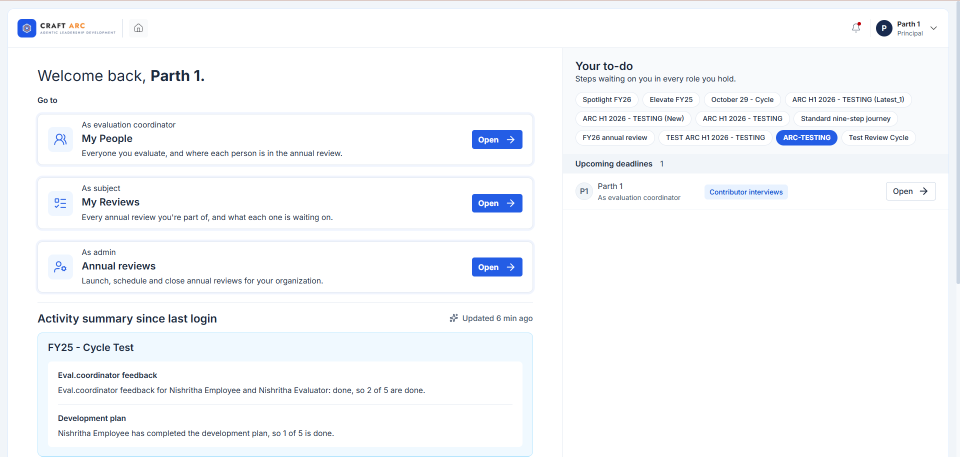
#> input picture vsl/assets/screens/raw/01_home.png, 1919 x 913 px (shown at 1/2 size)
$ python clean_screens.py
#> lines starting #> are read from the running program, lines starting #| are printed output that depends on the picture
"""Clean the six CraftArc app screenshots for marketing use.

What it changes (demo data only, never features or layout):
  * the signed-in user in the header (a real staff name) becomes a fictional
    "Daniel Shaw, Partner";
  * test cycle names ("ARC H1 2026 - TESTING", "Test Review Cycle", ...) become
    neutral cycle names;
  * test-account suffixes ("Parth 1", "Nishritha 2", "Karan 1",
    "Nishritha Employee") become plain first names.

Every edit is listed in EDIT_LOG and written to clean/EDITS.md so the change
is auditable. Run:  python vsl/src/clean_screens.py
"""
from pathlib import Path

import numpy as np
from PIL import Image, ImageDraw, ImageFilter, ImageFont

ROOT = Path(__file__).resolve().parents[1]
RAW = ROOT / "assets" / "screens" / "raw"
OUT = ROOT / "assets" / "screens" / "clean"
FONT_DIR = Path("/usr/share/fonts/opentype/inter")
WEIGHTS = {
    "regular": "Inter-Regular.otf",
    "medium": "Inter-Medium.otf",
    "semibold": "Inter-SemiBold.otf",
    "bold": "Inter-Bold.otf",
    "light": "Inter-Light.otf",
}
EDIT_LOG = []


def font_path(weight):
    p = FONT_DIR / WEIGHTS[weight]
    if not p.exists():
        raise FileNotFoundError(p)
    return str(p)


def fit_font(ref_text, ref_width, weight):
    """Font whose rendering of ref_text is ref_width pixels wide (ink box)."""
    lo, hi = 6.0, 60.0
    for _ in range(30):
        mid = (lo + hi) / 2
        f = ImageFont.truetype(font_path(weight), mid)
        x0, _, x1, _ = f.getbbox(ref_text)
        if x1 - x0 < ref_width:
            lo = mid
        else:
            hi = mid
    return ImageFont.truetype(font_path(weight), (lo + hi) / 2)


def ink_color(img, box):
    a = np.asarray(img.crop(box).convert("RGB")).reshape(-1, 3).astype(int)
    return tuple(int(v) for v in a[a.sum(1).argmin()])


def bg_color(img, box):
    a = np.asarray(img.crop(box).convert("RGB")).reshape(-1, 3)
    vals, counts = np.unique(a, axis=0, return_counts=True)
    return tuple(int(v) for v in vals[counts.argmax()])


def erase(img, box, color=None):
    color = color or bg_color(img, box)
    ImageDraw.Draw(img).rectangle([box[0], box[1], box[2] - 1, box[3] - 1], fill=color)


def draw(img, x, baseline, text, font, color, anchor="ls"):
    ImageDraw.Draw(img).text((x, baseline), text, font=font, fill=color, anchor=anchor)


def delete_span(img, y0, y1, x_from, x_to, line_end, bg=None):
    """Remove columns [x_from, x_to) of a text line by sliding the rest left."""
    bg = bg or bg_color(img, (x_from, y0, line_end, y1))
    strip = img.crop((x_to, y0, line_end, y1))
    erase(img, (x_from, y0, line_end, y1), bg)
    img.paste(strip, (x_from, y0))


def replace_word(img, name, box, ref_text, new_text, weight, baseline=None, color=None, bg=None):
    """Erase the ink box of ref_text and draw new_text in a matched font."""
    x0, y0, x1, y1 = box
    font = fit_font(ref_text, x1 - x0, weight)
    color = color or ink_color(img, box)
    erase(img, (x0 - 1, y0 - 2, x1 + 2, y1 + 3), bg)
    # ink top of ref_text sits at y0; baseline = y0 - bbox_top offset
    top = font.getbbox(ref_text, anchor="ls")[1]
    base = baseline if baseline is not None else y0 - top
    lx = x0 - font.getbbox(new_text, anchor="ls")[0]
    draw(img, lx, base, new_text, font, color)
    EDIT_LOG.append(f"{name}: '{ref_text}' -> '{new_text}'")
    return font, base


def line_end_from(img, x, y0, y1, bg, gap=30, limit=None):
    """First x after which the text line on rows y0..y1 has `gap` blank columns."""
    a = np.asarray(img.crop((x, y0, limit or img.width, y1)).convert("RGB")).astype(int)
    ink = (np.abs(a - np.array(bg)).sum(axis=2) > 150).any(axis=0)
    last, blank = 0, 0
    for i, v in enumerate(ink):
        if v:
            last, blank = i, 0
        else:
            blank += 1
            if blank >= gap:
                break
    return x + last + 1


def ink_columns(img, x0, x1, y0, y1, bg, thresh=150):
    a = np.asarray(img.crop((x0, y0, x1, y1)).convert("RGB")).astype(int)
    return (np.abs(a - np.array(bg)).sum(axis=2) > thresh).any(axis=0)


def cap_height_font(img, box, weight, bg):
    """Font sized so its cap height matches the name's first capital letter."""
    x0, y0, x1, y1 = box
    a = np.asarray(img.crop((x0, y0 - 4, x0 + 7, y1 + 4)).convert("RGB")).astype(int)
    rows = np.where((np.abs(a - np.array(bg)).sum(axis=2) > 150).any(axis=1))[0]
    cap = rows[-1] - rows[0] + 1
    ref = ImageFont.truetype(font_path(weight), 100)
    hb = ref.getbbox("H")
    return ImageFont.truetype(font_path(weight), cap * 100 / (hb[3] - hb[1])), y0 - 4 + rows[-1] + 1


def token_end(img, box, bg):
    """Right ink edge of the OCR word, widened to take in faint anti-aliased columns."""
    x0, y0, x1, y1 = box
    cols = ink_columns(img, x1 - 3, x1 + 5, y0 - 2, y1 + 3, bg, thresh=30)
    end = x1 - 3
    for i, v in enumerate(cols):
        if v:
            end = x1 - 3 + i
        elif x1 - 3 + i > x1:
            break
    return end


def replace_name(img, name, box, token, old, new, weight="regular", limit=None):
    """Redraw the OCR word `token` (for example "Parth's") with `new` in place of
    `old`, and slide the rest of the line so the gap after the word is kept."""
    x0, y0, x1, y1 = box
    colour = ink_color(img, box)
    bg = bg_color(img, (max(x0 - 6, 0), y0, x0 - 1, y1))
    font, base = cap_height_font(img, box, weight, bg)
    end = token_end(img, box, bg)
    new_token = new + token[len(old):]
    nb = font.getbbox(new_token, anchor="ls")
    delta = (x0 + (nb[2] - nb[0]) - 1) - end
    ry0, ry1 = int(y0 - 3), int(base + font.size * 0.3)
    line_end = line_end_from(img, end + 1, ry0, ry1, bg, limit=limit)
    strip = img.crop((end + 1, ry0, line_end + 2, ry1))
    erase(img, (x0 - 1, ry0, line_end + 2 + max(delta, 0), ry1), bg)
    img.paste(strip, (end + 1 + delta, ry0))
    draw(img, x0 - nb[0], base, new_token, font, colour)
    EDIT_LOG.append(f"{name}: '{token}' -> '{new_token}' at ({x0}, {y0})")


NAMES = {"Parth": "Arjun", "Nishritha": "Anushka", "Karan": "Varun"}


def rename_all(img, name, hits):
    """hits: (old name, OCR token, ink box, weight), found with Tesseract on the cleaned screen."""
    for old, token, box, weight in hits:
        replace_name(img, name, box, token, old, NAMES[old], weight)


# [4 lines left out: function blur, not called in this run]


def header_user(img, name, top):
    """Signed-in user block (avatar, name, role, chevron) at the header right."""
    erase(img, (1724, top - 6, 1892, top + 38), (255, 255, 255))
    d = ImageDraw.Draw(img)
    cx, cy, r = 1745.5, top + 16.5, 17
    d.ellipse([cx - r, cy - r, cx + r, cy + r], fill=(24, 42, 79))
    draw(img, cx, cy + 1, "D", ImageFont.truetype(font_path("semibold"), 15), (255, 255, 255), anchor="mm")
    draw(img, 1772, top + 13, "Daniel Shaw", fit_font("Parth Yadav", 81, "semibold"), (41, 42, 46))
    draw(img, 1772, top + 31, "Partner", fit_font("Partner, India", 76, "regular"), (69, 85, 108))
    # chevron
    d.line([(1869, top + 13), (1874.5, top + 18.5), (1880, top + 13)], fill=(55, 65, 81), width=2)
    EDIT_LOG.append(f"{name}: header user 'Parth Yadav / Partner, India' (or 'Parth 1 / Principal') -> 'Daniel Shaw / Partner'")


def avatar_initials(img, name, center, new, size=12, color=None, circle_bg=None):
    cx, cy = center
    circle_bg = circle_bg or img.getpixel((int(cx) - 11, int(cy)))[:3]
    color = color or (71, 85, 105)
    erase(img, (int(cx - 11), int(cy - 7), int(cx + 12), int(cy + 8)), circle_bg)
    draw(img, cx, cy + 0.5, new, ImageFont.truetype(font_path("semibold"), size), color, anchor="mm")
    EDIT_LOG.append(f"{name}: avatar initials -> '{new}'")


def chips(img, name):
    """Redraw the cycle chips in the home screen's to-do panel."""
    region = (1146, 180, 1890, 296)
    erase(img, region, (255, 255, 255))
    d = ImageDraw.Draw(img)
    f = fit_font("Spotlight FY26", 97, "medium")
    labels = [
        ["Spotlight FY26", "Elevate FY25", "Partner track H2 2026"],
        ["Principal review FY26", "Senior team review FY26"],
        ["FY26 annual review", "H1 2026 review", "Deal team review"],
    ]
    active = "Deal team review"
    y = 186
    for row in labels:
        x = 1151
        for lab in row:
            w = f.getbbox(lab)[2] - f.getbbox(lab)[0]
            box = [x, y, x + w + 30, y + 30]
            if lab == active:
                d.rounded_rectangle(box, 15, fill=(36, 93, 229))
                draw(img, x + 15, y + 20, lab, fit_font("Spotlight FY26", 97, "semibold"), (255, 255, 255))
            else:
                d.rounded_rectangle(box, 15, fill=(255, 255, 255), outline=(226, 232, 240), width=1)
                draw(img, x + 15, y + 20, lab, f, (30, 41, 59))
            x = box[2] + 8
        y += 38
    EDIT_LOG.append(f"{name}: to-do cycle chips redrawn (test names removed). New chip names, all invented sample "
                    f"cycle names: {', '.join(l for row in labels for l in row)}")


def clean_home(img):
    n = "01_home"
    header_user(img, n, 40)
    replace_word(img, n, (303, 140, 409, 162), "Parth 1.", "Daniel.", "bold")
    chips(img, n)
    avatar_initials(img, n, (1168.5, 382), "DS", size=13)
    replace_word(img, n, (1196, 366, 1245, 378), "Parth 1", "Daniel Shaw", "regular")
    replace_word(img, n, (97, 687, 268, 706), "FY25 - Cycle Test", "Elevate FY25", "semibold", bg=(240, 249, 255))
    # "...feedback for Nishritha Employee and Nishritha Evaluator: done, ..." -> "... for Nishritha and Karan: done, ..."
    f = fit_font("Eval.coordinator feedback for Nishritha", 404 - 117, "regular")
    col = ink_color(img, (117, 774, 404, 789))
    erase(img, (405, 770, 900, 795), (255, 255, 255))
    base = 774 - f.getbbox("Eval.coordinator", anchor="ls")[1]
    draw(img, 405, base, " and Varun: done, so 2 of 5 are done.", f, col)
    EDIT_LOG.append(f"{n}: 'Nishritha Employee and Nishritha Evaluator' -> 'Nishritha and Varun'")
    # "Nishritha Employee has completed" -> "Nishritha has completed"
    delete_span(img, 856, 880, 181, 258, 700)
    EDIT_LOG.append(f"{n}: 'Nishritha Employee has completed' -> 'Nishritha has completed'")
    rename_all(img, n, [
        ("Nishritha", "Nishritha", (340, 774, 404, 786), "regular"),
        ("Nishritha", "Nishritha", (117, 860, 181, 872), "regular"),
    ])


def clean_my_people(img):
    n = "02_my_people"
    header_user(img, n, 40)
    avatar_initials(img, n, (71, 377), "A", size=13)
    erase(img, (140, 366, 152, 386), (255, 255, 255))
    EDIT_LOG.append(f"{n}: 'Parth 1' -> 'Parth'")
    rename_all(img, n, [("Parth", "Parth", (101, 371, 139, 382), "semibold")])


def clean_my_reviews(img):
    n = "03_my_reviews"
    header_user(img, n, 39)
    titles = [
        ((54, 297, 298, 311), "ARC H1 2026 - TESTING (Latest)", "Spotlight FY26"),
        ((54, 456, 285, 470), "ARC H1 2026 - TESTING (New)", "Partner track H2 2026"),
        ((54, 615, 236, 627), "ARC H1 2026 - TESTING", "FY26 annual review"),
    ]
    for box, old, new in titles:
        replace_word(img, n, box, old, new, "semibold")
    # coordinators: "Parth 1" -> "Karan" (rows 1-3), "Nishritha Employee" -> "Nishritha" (row 4)
    for y in (298, 457, 616):
        replace_word(img, n, (790, y, 841, y + 12), "Parth 1", "Kabir", "semibold")
        avatar_initials(img, n, (763.5, y + 18), "K", size=12)
    erase(img, (857, 772, 940, 794), (255, 255, 255))
    EDIT_LOG.append(f"{n}: 'Nishritha Employee' -> 'Nishritha'")
    avatar_initials(img, n, (763.5, 793), "A", size=12)
    rename_all(img, n, [("Nishritha", "Nishritha", (791, 774, 857, 786), "semibold")])
    replace_word(img, n, (54, 774, 261, 789), "Standard nine-step journey", "Senior team review FY26", "semibold")
    # status circles showing whose turn it is
    for cy, new in ((451, "K"), (609, "K"), (767, "A")):
        d = ImageDraw.Draw(img)
        d.ellipse([1422, cy - 9, 1441, cy + 9], fill=(255, 255, 255))
        draw(img, 1431.5, cy + 0.5, new, ImageFont.truetype(font_path("semibold"), 12), (37, 99, 235), anchor="mm")
        EDIT_LOG.append(f"{n}: turn indicator initials -> '{new}'")


def clean_roster(img):
    n = "04_survey_roster"
    header_user(img, n, 43)
    delete_span(img, 180, 204, 304, 320, 425)
    delete_span(img, 470, 494, 223, 239, 425)
    EDIT_LOG.append(f"{n}: chat 'Nishritha 2' -> 'Nishritha' (2 places)")
    # "...file from Nishritha 2." -> "...file from Nishritha."
    erase(img, (1099, 610, 1125, 632), (255, 255, 255))
    f = fit_font("Nishritha", 1098 - 1034, "regular")
    draw(img, 1099, 614 - f.getbbox("Nishritha", anchor="ls")[1], ".", f, ink_color(img, (1034, 614, 1098, 626)))
    erase(img, (642, 780, 660, 800), (255, 255, 255))
    EDIT_LOG.append(f"{n}: status and roster 'Nishritha 2' -> 'Nishritha'")
    rename_all(img, n, [
        ("Nishritha", "Nishritha", (233, 184, 304, 197), "regular"),
        ("Parth", "Parth", (1084, 402, 1121, 413), "regular"),
        ("Nishritha", "Nishritha", (152, 474, 223, 487), "regular"),
        ("Nishritha", "Nishritha.", (1035, 614, 1102, 627), "regular"),
        ("Nishritha", "Nishritha", (574, 784, 641, 796), "semibold"),
        ("Nishritha", "Nishritha,", (1023, 784, 1091, 799), "regular"),
        ("Parth", "Parth", (835, 808, 872, 819), "regular"),
        ("Parth", "Parth", (1158, 808, 1195, 819), "regular"),
    ])


def clean_coverage(img):
    n = "05_survey_coverage"
    header_user(img, n, 40)
    delete_span(img, 177, 201, 304, 320, 425)
    delete_span(img, 467, 491, 223, 239, 425)
    erase(img, (994, 594, 1012, 614), (255, 255, 255))
    erase(img, (994, 811, 1012, 831), (255, 255, 255))
    delete_span(img, 377, 397, 1425, 1439, 1600)
    delete_span(img, 594, 618, 1551, 1566, 1600)
    delete_span(img, 811, 835, 1425, 1439, 1600)
    delete_span(img, 634, 657, 1732, 1743, 1860)
    EDIT_LOG.append(f"{n}: 'Nishritha 2' -> 'Nishritha' (7 places), 'Karan 1' -> 'Karan'")
    rename_all(img, n, [
        ("Nishritha", "Nishritha", (233, 181, 304, 194), "regular"),
        ("Nishritha", "Nishritha", (1361, 381, 1425, 393), "regular"),
        ("Parth", "Parth's", (1361, 450, 1412, 461), "regular"),
        ("Nishritha", "Nishritha", (152, 471, 223, 484), "regular"),
        ("Parth", "Parth's", (744, 501, 795, 512), "regular"),
        ("Nishritha", "Nishritha", (929, 598, 993, 610), "regular"),
        ("Parth", "Parth", (1094, 598, 1131, 610), "regular"),
        ("Nishritha", "Nishritha,", (1488, 598, 1555, 613), "regular"),
        ("Parth", "Parth", (1361, 644, 1398, 655), "regular"),
        ("Karan", "Karan,", (1691, 639, 1736, 653), "regular"),
        ("Parth", "Parth", (723, 694, 760, 706), "regular"),
        ("Nishritha", "Nishritha", (929, 815, 993, 827), "regular"),
        ("Parth", "Parth", (1094, 815, 1131, 827), "regular"),
        ("Nishritha", "Nishritha", (1361, 815, 1425, 827), "regular"),
    ])
    for box in ((595, 450, 886, 542), (595, 667, 886, 759)):
        blur(img, n, box, "lines of inquiry may come from a client's confidential framework")


# [14 lines left out: function clean_review, not called in this run]


def main():
    OUT.mkdir(parents=True, exist_ok=True)
    jobs = {
        "01_home.png": clean_home,
        "02_my_people.png": clean_my_people,
        "03_my_reviews.png": clean_my_reviews,
        "04_survey_roster.png": clean_roster,
        "05_survey_coverage.png": clean_coverage,
        "06_performance_review.png": clean_review,
    }
    for fname, fn in jobs.items():
        img = Image.open(RAW / fname).convert("RGB")
#> img is the input picture: PIL image 1919x913 RGB; mean R, G, B 246.7, 248.4, 250.9
        fn(img)
#> in erase, `color = color or bg_color(img, box)`: color = (255, 255, 255)
#> in ink_color, `a = np.asarray(img.crop(box).convert("RGB")).reshape(-1, 3).astype(int)`: a = 2332 rows, first 8: [131, 68, 86], [50, 68, 86], [50, 68, 86], [50, 68, 86], [50, 68, 86], [50, 68, 86], [50, 68, 86], [50, 68, 86]
#> in replace_word, `color = color or ink_color(img, box)`: color = (29, 41, 61)
#> in bg_color, `a = np.asarray(img.crop(box).convert("RGB")).reshape(-1, 3)`: a = 2943 rows, first 8: [255, 255, 255], [255, 255, 255], [255, 255, 255], [255, 255, 255], [255, 255, 255], [255, 255, 255], [255, 255, 255], [255, 255, 255]
#> in bg_color, `vals, counts = np.unique(a, axis=0, return_counts=True)`: vals = 201 rows, first 8: [29, 41, 61], [29, 41, 67], [29, 41, 73], [29, 41, 79], [29, 41, 86], [29, 41, 98], [29, 41, 123], [29, 44, 61]; counts = 201 values, max 1738 at index 200, min 1 at index 1, mean 14.64
#> after the loop in chips, `for row in labels:`: y = 300
#> in avatar_initials, `circle_bg = circle_bg or img.getpixel((int(cx) - 11, int(cy)))[:3]`: circle_bg = (241, 245, 249)
#> in ink_color (call 2), `a = np.asarray(img.crop(box).convert("RGB")).reshape(-1, 3).astype(int)`: a = 588 rows, first 8: [255, 245, 224], [197, 184, 193], [182, 184, 193], [182, 184, 193], [182, 184, 193], [182, 200, 224], [241, 245, 255], [255, 255, 255]
#> in bg_color (call 2), `a = np.asarray(img.crop(box).convert("RGB")).reshape(-1, 3)`: a = 884 rows, first 8: [255, 255, 255], [255, 255, 255], [255, 255, 255], [255, 255, 255], [255, 255, 255], [255, 255, 255], [255, 255, 255], [255, 255, 255]
#> in bg_color (call 2), `vals, counts = np.unique(a, axis=0, return_counts=True)`: vals = 135 rows, first 8: [29, 41, 61], [29, 41, 79], [29, 41, 111], [29, 41, 123], [29, 41, 129], [29, 44, 79], [29, 44, 92], [29, 44, 136]; counts = 135 values, max 565 at index 134, min 1 at index 2, mean 6.55
#> in clean_home, `col = ink_color(img, (117, 774, 404, 789))`: col = (29, 41, 61)
#> in bg_color (call 3), `vals, counts = np.unique(a, axis=0, return_counts=True)`: vals = 531 rows, first 8: [29, 41, 61], [29, 41, 67], [29, 41, 73], [29, 41, 79], [29, 41, 86], [29, 41, 98], [29, 41, 111], [29, 41, 117]; counts = 531 values, max 9380 at index 530, min 1 at index 11, mean 23.46
#> in delete_span, `bg = bg or bg_color(img, (x_from, y0, line_end, y1))`: bg = (255, 255, 255)
#> in delete_span, `strip = img.crop((x_to, y0, line_end, y1))`:
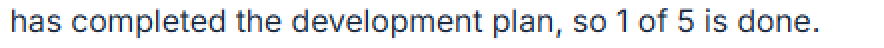
#> strip: PIL image 442x24 RGB (shown 2 times larger); mean R, G, B 230, 231.4, 233.6
#> in erase (call 8), `ImageDraw.Draw(img).rectangle([box[0], box[1], box[2] - 1, box[3] - 1]..`:
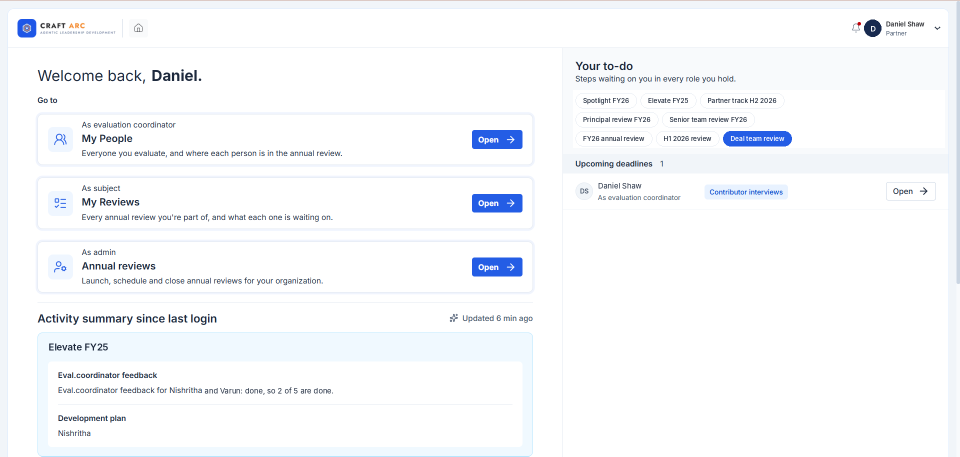
#> img: PIL image 1919x913 RGB (shown at 1/2 size); mean R, G, B 247.3, 248.9, 251.3
#> the loop in rename_all, `for old, token, box, weight in hits:` made 2 passes
#> (colour in replace_name, base in replace_name) on pass 1: ((29, 41, 61), 786)
#> (colour in replace_name, base in replace_name, nb in replace_name) on pass 2: ((29, 41, 61), 872, (0, -12, 66, 1))
#> pass 1, in replace_name, `strip = img.crop((end + 1, ry0, line_end + 2, ry1))`:
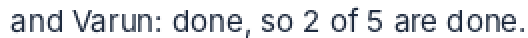
#> strip: PIL image 264x19 RGB (shown 2 times larger); mean R, G, B 222.5, 224.2, 227.1
#> pass 2, in replace_name (call 2), `strip = img.crop((end + 1, ry0, line_end + 2, ry1))`:
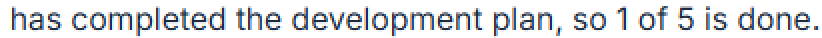
#> strip: PIL image 411x19 RGB (shown 2 times larger); mean R, G, B 221, 222.9, 226
        img.save(OUT / fname, optimize=True)
    (OUT / "EDITS.md").write_text(
        "# Screenshot edits\n\nSample data relabelled for marketing use: test names and a real staff name replaced with "
        "invented names, and two areas blurred. No UI, feature or layout was changed.\n\n"
        + "\n".join(f"- {line}" for line in EDIT_LOG)
        + "\n"
    )
    print("\n".join(EDIT_LOG))


if __name__ == "__main__":
#> (the run stopped early here; a loop or call above may not have finished)
